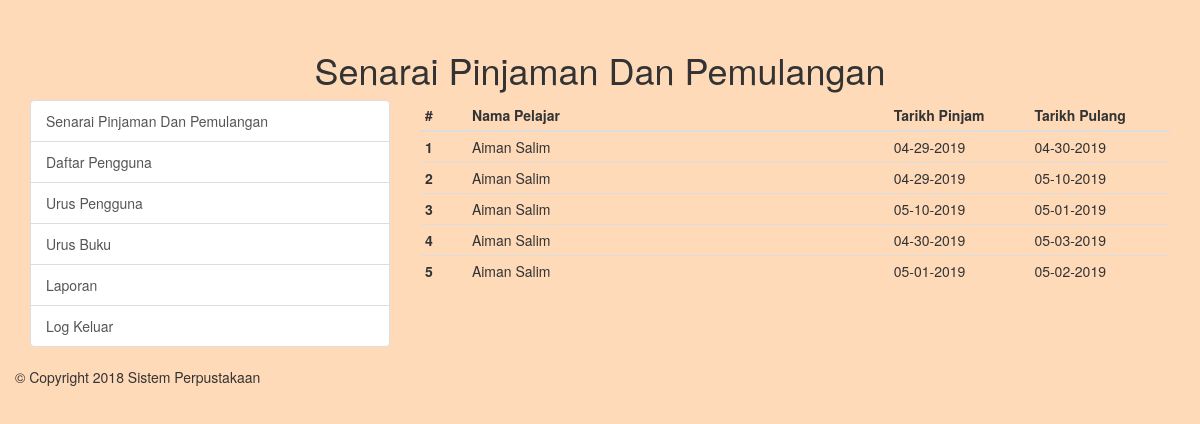
The page /admin/senarai-pinjam.php (signed in) on the database its author committed.
### tables this page shows
CREATE TABLE `tblpinjaman` (
  `id` int(255) NOT NULL,
  `nama_pelajar` varchar(255) NOT NULL,
  `kelas_pelajar` varchar(255) NOT NULL,
  `nama_buku` varchar(255) NOT NULL,
  `tarikh_pinjam` varchar(255) NOT NULL,
  `tarikh_pulang` varchar(255) NOT NULL,
  `empid` int(255) NOT NULL
);

### admin/senarai-pinjam.php (the view, shortened to what this page needs)
<?php
include('includes/config.php');
if(strlen($_SESSION['alogin'])==0)
    {
header('location:index.php');
}
else{
 ?>
<!DOCTYPE html>
<html lang="en">
<head>
                <?php include "includes/header.php"; ?>
</head>
<body>
<div class="container">
        		<h1><center>Senarai Pinjaman Dan Pemulangan</center></h1>
	<div class="row">
		<div class="col-xs-4">
            <?php include "includes/sidebar.php"; ?>
		</div>
		<div class="col-xs-8">
            <table id="example" class="table table-condensed">
                                    <thead>
                                        <tr>
                                            <th width="5%">#</th>
                                            <th width="45%">Nama Pelajar</th>
                                            <th width="15%">Tarikh Pinjam</th>
                                            <th width="15%">Tarikh Pulang</th>
                                        </tr>
                                    </thead>
                                    <tbody>
                       <form method="post">
<?php
$sql = "SELECT * from tblpinjaman";
$query = $dbh -> prepare($sql);
$query->execute();
$results=$query->fetchAll(PDO::FETCH_OBJ);
$cnt=1;
if($query->rowCount() > 0)
{
foreach($results as $result)
{
      ?>
 <tr>
     <td><b><?php echo htmlentities($cnt);?></b></td>
      <td><?php echo htmlentities($result->nama_pelajar);?></td>
           <td><?php echo htmlentities($result->tarikh_pinjam);?></td>
      <td><?php echo htmlentities($result->tarikh_pulang);?></td>
</tr>
<?php $cnt++;} }?>
</tbody>
</table>
		</div>
	<div class="row">
		<div class="col-xs-12">
			<footer>
                <?php include "includes/footer.php"; ?>
			</footer>
		</div>
	</div>
</div>
</div>
</body>
</html>
<?php } ?>

### admin/includes/header.php (shortened to what this page needs)
<link rel="stylesheet" href="https://maxcdn.bootstrapcdn.com/bootstrap/3.3.7/css/bootstrap.min.css">
<link href="https://maxcdn.bootstrapcdn.com/bootstrap/3.3.6/css/bootstrap.min.css" rel="stylesheet">
    <link href="https://cdnjs.cloudflare.com/ajax/libs/bootstrap-datepicker/1.5.0/css/bootstrap-datepicker.css" rel="stylesheet">
    <link href="https://cdnjs.cloudflare.com/ajax/libs/bootstrap-timepicker/0.5.2/css/bootstrap-timepicker.min.css
" rel="stylesheet">

### admin/includes/sidebar.php (shortened to what this page needs)
<div class="list-group">
    <a href="senarai-pinjam.php" class="list-group-item">
        <i class="fa fa-comment-o"></i> Senarai Pinjaman Dan Pemulangan
    </a>
    <a href="daftar-pengguna.php" class="list-group-item">
        <i class="fa fa-search"></i> Daftar Pengguna
    </a>
    <a href="urus-pengguna.php" class="list-group-item">
        <i class="fa fa-search"></i> Urus Pengguna
    </a>
            <a href="urus-buku.php" class="list-group-item">
        <i class="fa fa-search"></i> Urus Buku
    </a>
    <a href="laporan.php" class="list-group-item">
        <i class="fa fa-search"></i> Laporan
    </a>
    <a href="logkeluar.php" class="list-group-item">
        <i class="fa fa-user"></i> Log Keluar
    </a>
</div>

### admin/includes/footer.php
<p>&copy; Copyright 2018 Sistem Perpustakaan</p>

### admin/senarai-pinjam.php (style rules this page uses)
body { padding-top: 30px; background-color: #FFDAB9; }

### rows shown on the page
tblpinjaman: nama_pelajar "Aiman Salim", tarikh_pinjam "04-29-2019", tarikh_pulang "04-30-2019"
tblpinjaman: nama_pelajar "Aiman Salim", tarikh_pinjam "04-29-2019", tarikh_pulang "05-10-2019"
tblpinjaman: nama_pelajar "Aiman Salim", tarikh_pinjam "05-10-2019", tarikh_pulang "05-01-2019"
tblpinjaman: nama_pelajar "Aiman Salim", tarikh_pinjam "04-30-2019", tarikh_pulang "05-03-2019"
tblpinjaman: nama_pelajar "Aiman Salim", tarikh_pinjam "05-01-2019", tarikh_pulang "05-02-2019"
